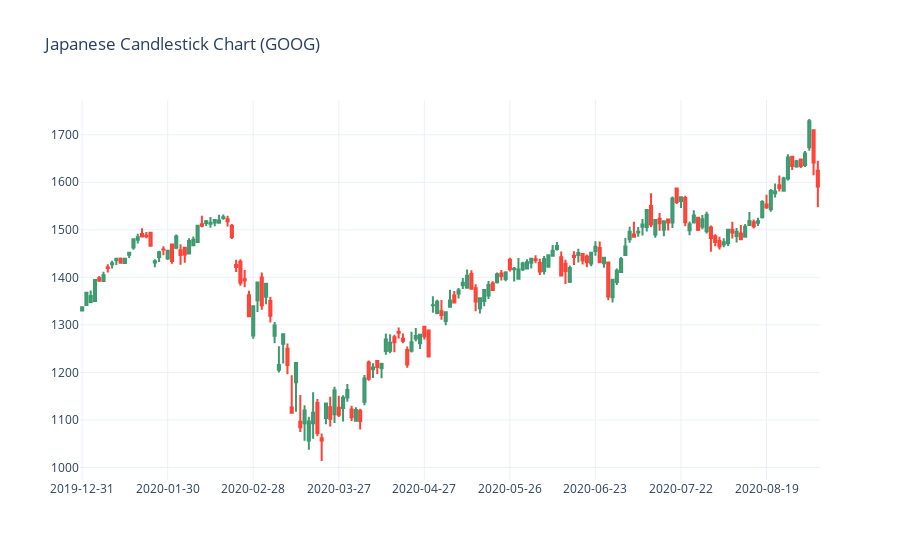

The notebook cell this image was saved under:
### Markdown cell above
Let's download the Google's pricing data and plot a Japanese candlestick:

### Code cell
symbol = 'GOOG'
df = yf.download(symbol, start='2020-01-01')
df.index = df.index.strftime('%Y-%m-%d') # format dates

candles = go.Candlestick(x=df.index, open=df.Open, high=df.High, low=df.Low, close=df.Close, name='candles')

fig = go.Figure(candles)
fig.layout.xaxis.type = 'category' # remove weekend days
fig.layout.xaxis.dtick = 20 # show x-axis ticker once a month

fig.layout.xaxis.rangeslider.visible = False
fig.layout.title = f'Japanese Candlestick Chart ({symbol})'
fig.layout.template = 'plotly_white'

fig.show()

### Figure 1 — Plotly figure (JSON) as saved in the notebook; plotly's stock layout.template omitted (floating-point values rounded to 4 significant figures; data arrays with more than 128 entries replaced by an {"elided": "..."} marker saying what was removed)
{"data": [{"close": {"elided": "173 float values"}, "high": {"elided": "173 float values"}, "low": {"elided": "173 float values"}, "name": "candles", "open": {"elided": "173 float values"}, "type": "candlestick", "x": {"elided": "173 str values"}}], "layout": {"title": {"text": "Japanese Candlestick Chart (GOOG)"}, "xaxis": {"dtick": 20, "rangeslider": {"visible": false}, "type": "category"}}}
